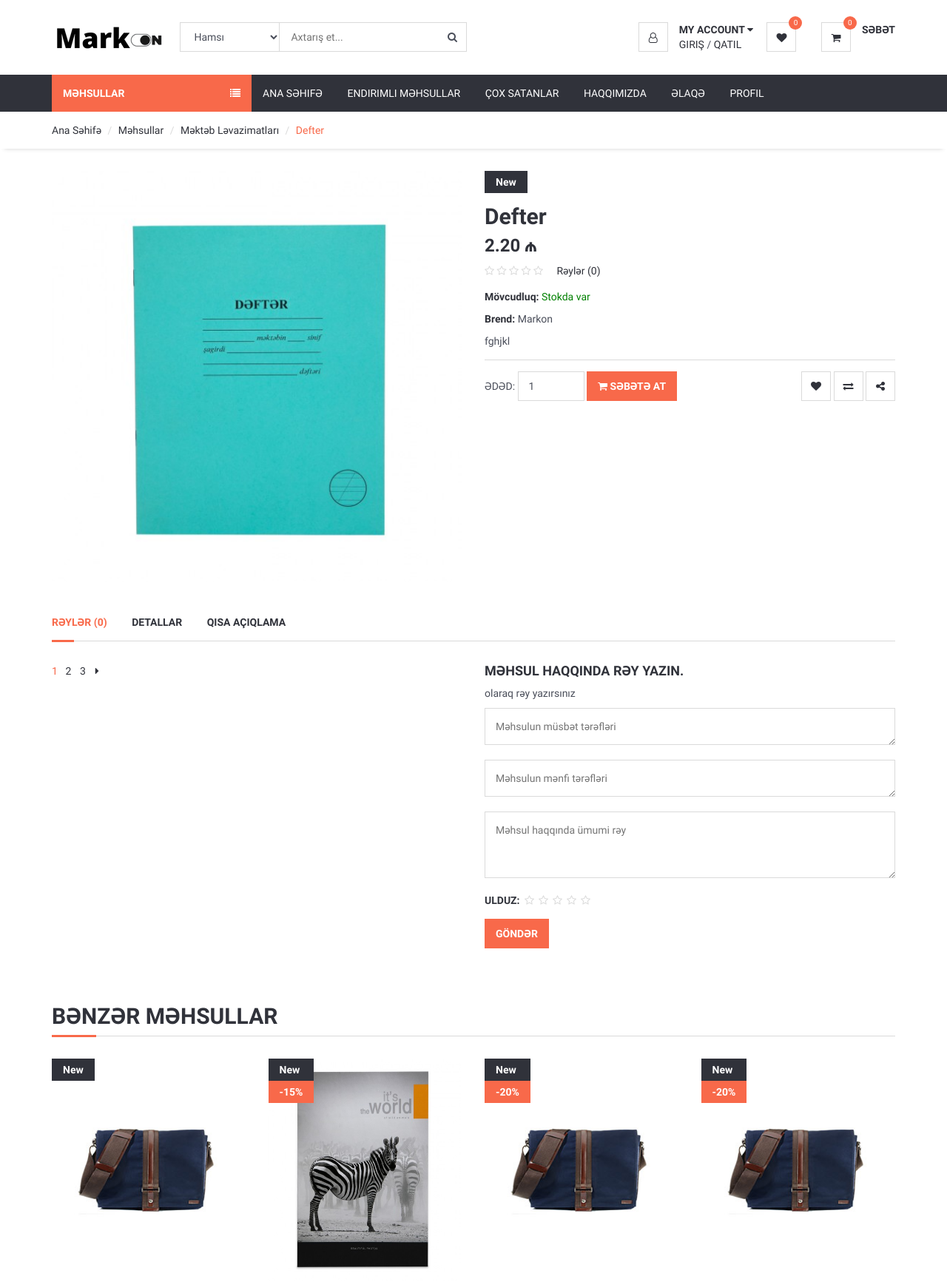
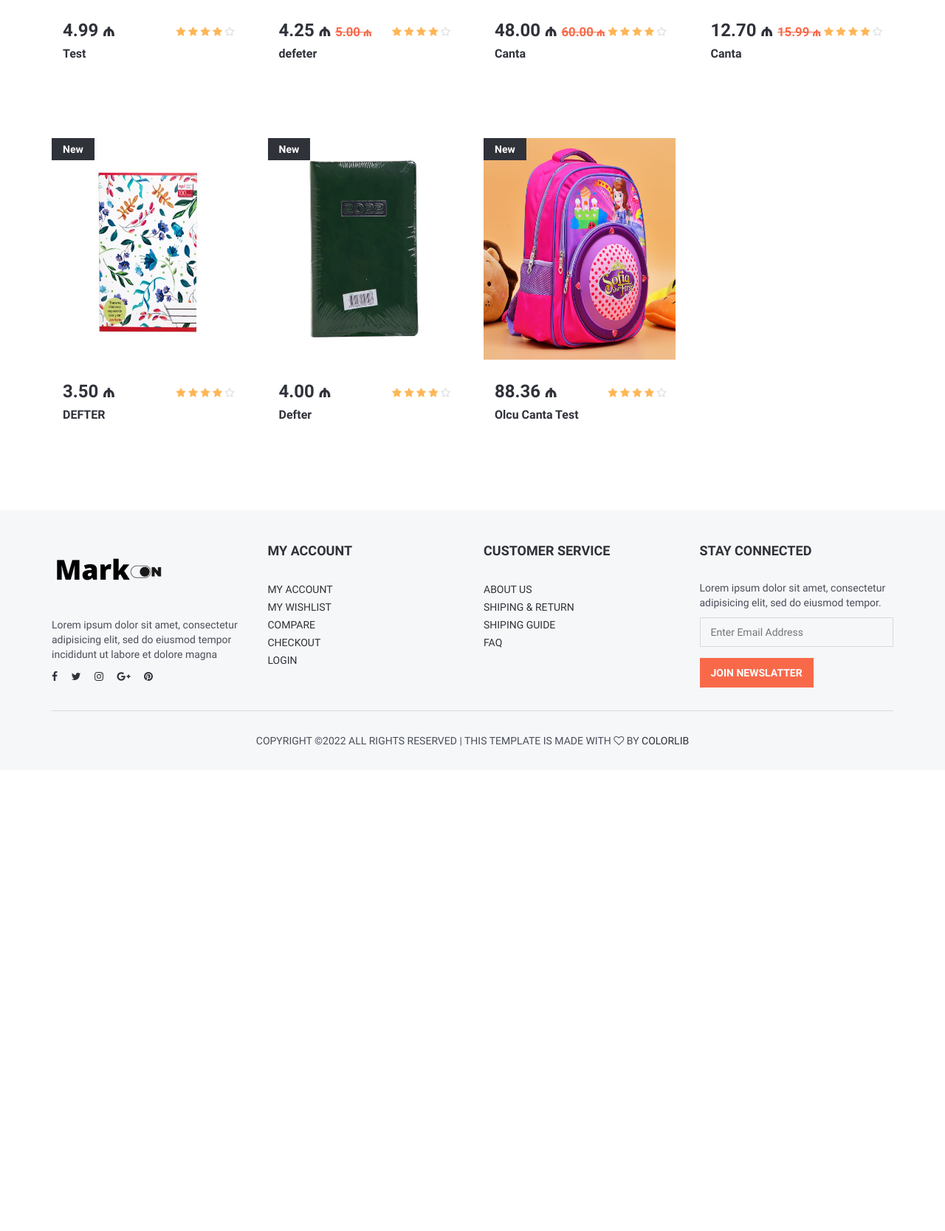
The app's page /products/cantalar/15/ (upper part) with its own data (2 pictures, top to bottom).
### product/models.py (models this page shows, shortened)
class Product(models.Model):
    name = models.CharField(max_length=100)
    category = models.ForeignKey(Category, on_delete=models.DO_NOTHING)
    main_image = models.ImageField(upload_to='product_images/%Y/%m/%d/')
    detail = models.TextField()
    keywords = models.CharField(max_length=50)
    description = models.CharField(max_length=1000)
    price = models.FloatField()
    brand = models.CharField(max_length=50, default='Markon', verbose_name='Brand (Default: Markon)')
    sale = models.IntegerField(blank=True, null=True, verbose_name="Sale (%)")
    bestseller = models.BooleanField(default=False)
    amount = models.IntegerField(blank=True, null=True)
    available = models.BooleanField(default=True)
    stock = models.BooleanField(default=True)
    date_created = models.DateTimeField(auto_now_add=True)
    used = models.BooleanField(default=False)
    user = models.ForeignKey(User, on_delete=models.CASCADE, blank=True, null=True)
    @property
    def discount(self):
        dis = float(self.price - (self.price * self.sale) / 100)
        ln = ''
        if len(str(dis)) > 3:
            for i in str(dis):
                ln += i
                dis = float(ln)
                if len(ln) > 3:
                    break
        return dis

class Category(MPTTModel):
    name = models.CharField(max_length=100)
    slug = models.SlugField(max_length=100, unique=True)
    active = models.BooleanField(default=True)
    parent = TreeForeignKey('self', on_delete=models.CASCADE, blank=True, null=True, related_name='children')
    class MPTTMeta:
        order_insertion_by = ['name']
    def __str__(self):
        full_path = [self.name]
        k = self.parent
        while k is not None:
            full_path.append(k.name)
            k = k.parent
        return '>>'.join(full_path[::-1])

### product/views.py (the view)
# urls.py: path('products/<slug:category_slug>/<int:id>/', productviews.product_detail, name='product_detail'),
def product_detail(request, category_slug, id):
    ratings = ProductComment.objects.filter(product_id=id).values_list('rating')
    li = list()
    product_rating = 0
    for r in ratings:
        for i in r:
            li.append(i)
    total = 0
    if len(li) > 0:
        for rating in li:
            total = rating+total
        product_rating = total/len(li)
        if product_rating > int(product_rating):
            product_rating += 1
    product_rating = int(product_rating)
    category = Category.objects.all()
    users = User.objects.all()
    product = get_object_or_404(Product, category__slug = category_slug, id=id)
    images = ProductImages.objects.filter(product_id=id)
    similar = Product.objects.all().exclude(category__slug=category_slug, id=id).filter(category__slug=category_slug,).order_by('?')[:8]
    comments = ProductComment.objects.all().filter(product_id=id).order_by('-date_created')
    comments_count = ProductComment.objects.all().filter(product_id=id).count()
    context = {
        'category': category,
        'product': product,
        'images': images,
        'similar': similar,
        'users': users,
        'comments': comments,
        'count': comments_count,
        'product_rating': product_rating,
    }
    return render(request, 'detail.html', context)

### templates/detail.html (shortened to what this page needs)
{% extends 'partials/_base.html' %}
{% load static %}
{% block content %}
	<div id="breadcrumb">
		<div class="container">
			<ul class="breadcrumb">
				<li><a href="#">Ana Səhifə</a></li>
				<li><a href="#">Məhsullar</a></li>
				<li><a href="/products/{{product.category.slug}}">{{product.category.parent}}</a></li>
				<li class="active">{{product.name}}</li>
			</ul>
		</div>
	</div>
	<div class="section">
		<div class="container">
			<div class="row">
				<div class="product product-details clearfix">
					<div class="col-md-6">
						<div id="product-main-view">
							<div class="product-view">
								<img src="{% if product.main_image %}{{product.main_image.url}}{% endif %}" alt="">
							</div>
						</div>
					</div>
					<div class="col-md-6">
						<div class="product-body">
							<div class="product-label">
								<span>New</span>
							</div>
							<h2 class="product-name">{{product.name}}</h2>
							{% if product.sale %}
							<h3 class="product-price">{{product.discount|floatformat:2}} ₼ <del class="product-old-price">{{product.price|floatformat:2}} ₼</del></h3>
							{% else %}
							<h3 class="product-price">{{product.price|floatformat:2}} ₼</h3>
							{% endif %}
							<div>
								<div class="product-rating">
									<i class="fa fa-star{% if product_rating < 1 %}-o empty{% endif %}"></i>
									<i class="fa fa-star{% if product_rating < 2 %}-o empty{% endif %}"></i>
									<i class="fa fa-star{% if product_rating < 3 %}-o empty{% endif %}"></i>
									<i class="fa fa-star{% if product_rating < 4 %}-o empty{% endif %}"></i>
									<i class="fa fa-star{% if product_rating < 5 %}-o empty{% endif %}"></i>
								</div>
								<a href="#">Rəylər ({{count}})</a>
							</div>
							{% if product.stock %}
							<p style="color: green"><strong>Mövcudluq:</strong> Stokda var</p>
							{% else %}
							<p style="color: red"><strong>Mövcudluq:</strong> Stokda yoxdur</p>
							{% endif %}
							{% if product.used %}
							{% for user in users %}
							{% if user.id == product.user_id %}
							<p><strong>Brend:</strong> {{user.get_full_name}}</p>
							{% endif %}
							{% endfor %}
							{% else %}
							<p><strong>Brend:</strong> {{product.brand}}</p>
							{% endif %}
							<p>{{product.description}}</p>
							<hr>
							<div class="product-btns">
								<div class="qty-input">
									<span class="text-uppercase">Ədəd: </span>
									<input class="input" type="number" value="1" id="productQty-{{product.id}}">
								</div>
								{% if product.used %}
								<a href="https://wa.me/{{product.sellerPhone}}?text={{request.get_host}}{% url 'product_detail' product.category.slug product.id %}" target="_blank"><button class="primary-btn"><i class="fa fa-envelope"></i> Əlaqə</button></a>
								{% else %}
								<button class="primary-btn add-to-cart" type="button" id="addToCartBtn" data-index="{{product.id}}"><i class="fa fa-shopping-cart"></i> Səbətə at</button>
								{% endif %}
								<div class="pull-right">
									<button class="main-btn icon-btn add-to-wishlist" id="addToWishlistBtn" data-index="{{product.id}}"><i class="fa fa-heart"></i></button>
									<button class="main-btn icon-btn"><i class="fa fa-exchange"></i></button>
									<button class="main-btn icon-btn"><i class="fa fa-share-alt"></i></button>
								</div>
							</div>
						</div>
					</div>
					<div class="col-md-12">
						<div class="product-tab">
							<ul class="tab-nav">
								<li class="active"><a data-toggle="tab" href="#tab3">Rəylər ({{count}})</a></li>
								<li><a data-toggle="tab" href="#tab2">Detallar</a></li>
								<li><a data-toggle="tab" href="#tab1">Qısa Açıqlama</a></li>
							</ul>
							<div class="tab-content">
								<div id="tab3" class="tab-pane fade in active">
									<div class="row">
										<div class="col-md-6">
											<div class="product-reviews">
												<ul class="reviews-pages">
													<li class="active">1</li>
													<li><a href="#">2</a></li>
													<li><a href="#">3</a></li>
													<li><a href="#"><i class="fa fa-caret-right"></i></a></li>
												</ul>
											</div>
										</div>
										<div class="col-md-6">
											<h4 class="text-uppercase">Məhsul haqqında rəy yazın.</h4>
											<p>{{request.user.get_full_name}} olaraq rəy yazırsınız</p>
											<form class="review-form" method="post" action="/add_comment/{{product.id}}/">
												<div class="form-group">
													<textarea class="input" name="good_sides" placeholder="Məhsulun müsbət tərəfləri" style="height: 50px"></textarea>
												</div>
												<div class="form-group">
													<textarea class="input" name="bad_sides" placeholder="Məhsulun mənfi tərəfləri" style="height: 50px"></textarea>
												</div>
												<div class="form-group">
													<textarea class="input" name="comment" placeholder="Məhsul haqqında ümumi rəy"></textarea>
												</div>
												<div class="form-group">
													<div class="input-rating">
														<strong class="text-uppercase">Ulduz: </strong>
														<div class="stars">
															<input type="radio" id="star5" name="rating" value="5" /><label for="star5"></label>
															<input type="radio" id="star4" name="rating" value="4" /><label for="star4"></label>
															<input type="radio" id="star3" name="rating" value="3" /><label for="star3"></label>
															<input type="radio" id="star2" name="rating" value="2" /><label for="star2"></label>
															<input type="radio" id="star1" name="rating" value="1" /><label for="star1"></label>
														</div>
													</div>
												</div>
												<button class="primary-btn">Göndər</button>
											</form>
										</div>
									</div>
								</div>
							</div>
						</div>
					</div>
				</div>
			</div>
		</div>
	</div>
	<div class="section">
		<div class="container">
			{% if similar %}
			<div class="row">
				<div class="col-md-12">
					<div class="section-title">
						<h2 class="title">Bənzər məhsullar</h2>
					</div>
				</div>
				{% for similar in similar %}
				{% if similar.id != product.id %}
				<div class="col-md-3 col-sm-6 col-xs-6">
					<div class="product product-single">
						<div class="product-thumb">
							<div class="product-label">
								<span>New</span>
								{% if similar.sale %}
								<span class="sale">-{{similar.sale}}%</span>
								{% endif %}
							</div>
							<img src="{% if similar.main_image %}{{similar.main_image.url}}{% endif %}" alt="" style="width:260px; height: 300px;">
						</div>
						<div class="product-body">
							{% if similar.sale %}
							<h3 class="product-price">{{similar.discount|floatformat:2}} ₼ <del class="product-old-price">{{similar.price|floatformat:2}} ₼</del></h3>
							{% else %}
							<h3 class="product-price">{{similar.price|floatformat:2}} ₼</h3>
							{% endif %}
							<div class="product-rating">
								<i class="fa fa-star"></i>
								<i class="fa fa-star"></i>
								<i class="fa fa-star"></i>
								<i class="fa fa-star"></i>
								<i class="fa fa-star-o empty"></i>
							</div>
							<h2 class="product-name"><a href="{% url 'product_detail' similar.category.slug similar.id %}">{{similar.name}}</a></h2>
						</div>
					</div>
				</div>
				{% endif %}
				{% endfor %}
			</div>
			{% endif %}
		</div>
	</div>
{% endblock %}

### records on screen
Product: category.parent "Məktəb Ləvazimatları", name "Defter", main_image (picture), price "2.20", brand "Markon", description "fghjkl"
Product: main_image (picture), price "4.99", name "Test"
Product: sale "15", main_image (picture), discount "4.25", price "5.00", name "defeter"
Product: sale "20", main_image (picture), discount "48.00", price "60.00", name "Canta"
Product: sale "20", main_image (picture), discount "12.70", price "15.99", name "Canta"
Product: main_image (picture), price "3.50", name "DEFTER"
Product: main_image (picture), price "4.00", name "Defter"
Product: main_image (picture), price "88.36", name "Olcu Canta Test"

### other values on screen
{{ request.session.wishdata|length }} "0"
{{ request.session.cartdata|length }} "0"
{{ count }} "0"
